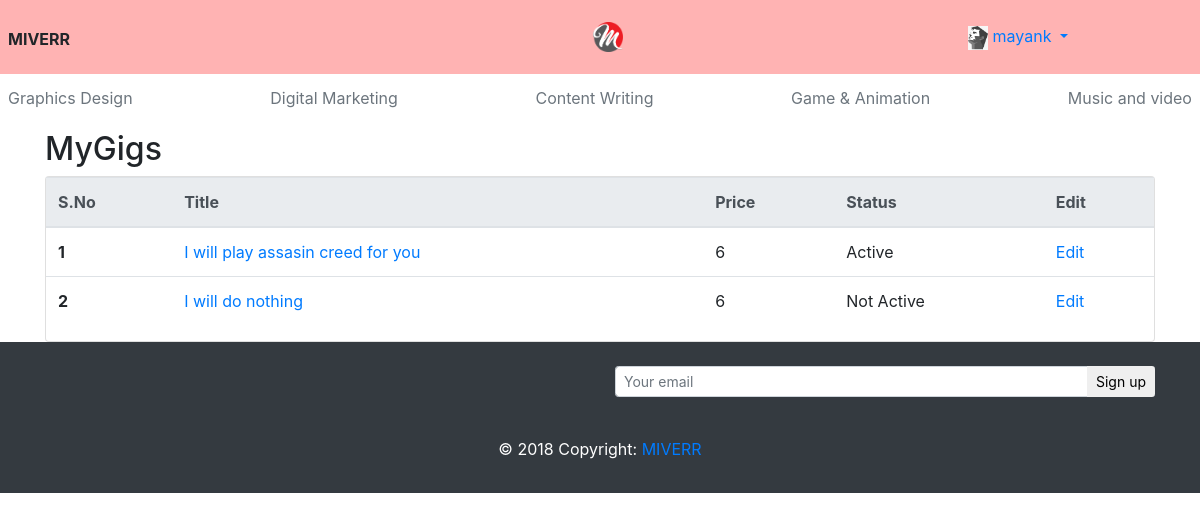
/mygig/ (signed in), run on the app's committed database.
### users/models.py (models this page shows, shortened)
class CustomUser(AbstractUser):
    email = models.EmailField(unique=True)
    avatar=models.CharField(max_length=500)
    about=models.CharField(max_length=1000)
    slogan=models.CharField(max_length=100)
    objects = CustomUserManager()

### miverrapp/models.py (models this page shows, shortened)
class Gig(models.Model):
    CATEGORY_CHOICES=(
    ("GD","Graphic designing"),
    ("DM","Digital Marketing"),
    ("CW","Content-Writing"),
    ("GM","Game & Animation"),
    ("MV","Music and video"),
    )
    title=models.CharField(max_length=500)
    category=models.CharField(max_length=2,choices=CATEGORY_CHOICES)
    description=models.CharField(max_length=1000)
    price=models.IntegerField(default=6)
    photo=models.FileField(upload_to='gigs')
    status=models.BooleanField(default=True)
    user=models.ForeignKey(settings.AUTH_USER_MODEL,on_delete=models.CASCADE)
    create_time=models.DateTimeField(default=timezone.now)

### miverrapp/views.py (the view)
# urls.py: path("mygig/",views.my_gigs,name="my_gigs"),
@login_required(login_url="/users/login/")
def my_gigs(request):
    gigs=Gig.objects.filter(user=request.user)
    return render(request,'my_gigs.html',{"gigs":gigs})

### users/backend.py (called while the page is built)
     def get_user(self, user_id):
        try:
            return get_user_model().objects.get(pk=user_id)
        except get_user_model().DoesNotExist:
            return None

### templates/my_gigs.html
{% extends 'base.html' %}
{% block body %}
<div class="container">
  <h2 mb-4>MyGigs</h2>
  <div class="card card-default">
    <table class="table">
  <thead class="thead-light">
    <tr>
      <th scope="col">S.No</th>
      <th scope="col">Title</th>
      <th scope="col">Price</th>
      <th scope="col">Status</th>
      <th scope="col">Edit</th>
    </tr>
  </thead>
  <tbody>
{% for obj in gigs %}
    <tr>
      <th scope="row">{{forloop.counter}}</th>
      <td><a href="{% url 'miverrapp:gig_detail' obj.id %}">{{obj.title}}</a></td>
      <td>{{obj.price}}</td>
      <td>{% if obj.status %}Active{% else %}Not Active{% endif %}</td>
      <td><a href="{% url 'miverrapp:gig_edit' obj.id %}">Edit</a></td>
    </tr>
{% endfor %}
  </tbody>
</table>
  </div>
</div>
{% endblock %}

### templates/base.html (shortened to what this page needs)
{% load static %}
<!DOCTYPE html>
<html lang="en" dir="ltr">
  <head>
    <link rel="stylesheet" href="https://maxcdn.bootstrapcdn.com/bootstrap/4.0.0/css/bootstrap.min.css"><link rel="stylesheet" href="https://maxcdn.bootstrapcdn.com/bootstrap/4.0.0/css/bootstrap.min.css">
  </head>
  <body>
    <div>
    <header class="blog-header py-3 bg-light">
        <div class="row flex-nowrap justify-content-between align-items-center">
          <div class="col-4 pt-1 ml-2" >
            <b>MIVERR</b>
          </div>
          <div class="col-4 text-center">
            <a href="{% url 'miverrapp:home' %}"><img src="{% static 'img/logo.png' %}" class="fluid img1"  alt=""></a>
          </div>
          <div class="col-4 d-flex justify-content-center align-items-center mr-0">
          {% if user.is_authenticated %}
          <ul class="navbar-nav">
            <li class="nav-item dropdown">
              <a class="nav-link dropdown-toggle" href="#" id="navbardrop" data-toggle="dropdown">
                <img src="{% static 'img/avatar.jpg' %}" style="height:24px;" alt="">
                {{user.username}}
              </a>
            </li>
          </ul>
          {% else %}
          <a class="btn btn-sm btn-outline-success mr-1" href="{% url 'login' %}">Login</a>
          <a class="btn btn-sm btn-outline-secondary" href="{% url 'signup' %}">Sign up</a>
          {% endif %}
          </div>
        </div>
      </header>
    <div class="nav-scroller py-1 mb-2 ">
        <nav class="nav d-flex justify-content-between " >
          <a class="p-2 text-muted" href="/category/graphic-designing/">Graphics Design</a>
          <a class="p-2 text-muted" href="/category/digital-marketing/">Digital Marketing</a>
          <a class="p-2 text-muted" href="/category/content-writing/">Content Writing</a>
          <a class="p-2 text-muted" href="/category/game-animation/">Game & Animation</a>
          <a class="p-2 text-muted" href="/category/music-video/">Music and video</a>
        </nav>
      </div>
      </div>
    {% block body %}
    {% endblock %}
<div class='footer'>
<footer class="page-footer font-small bg-dark pt-4">
    <div class="container">
      <div class="row">
        <div class="col-md-6 mb-4">
        </div>
        <div class="col-md-6 mb-4">
          <form class="input-group">
            <input type="text" class="form-control form-control-sm" placeholder="Your email" aria-label="Your email" aria-describedby="basic-addon2">
            <div class="input-group-append">
              <button class="btn btn-sm btn-outline-white" type="button">Sign up</button>
            </div>
          </form>
        </div>
      </div>
    </div>
    <div class="footer-copyright text-center py-3"><p style=color:white;>© 2018 Copyright:
      <a href="">MIVERR</a></p>
    </div>
  </footer>
  </body>
</html>

### data on the page
CustomUser: username "mayank"
Gig: title "I will play assasin creed for you", price "6", status "Active"
Gig: title "I will do nothing", price "6", status "Not Active"
